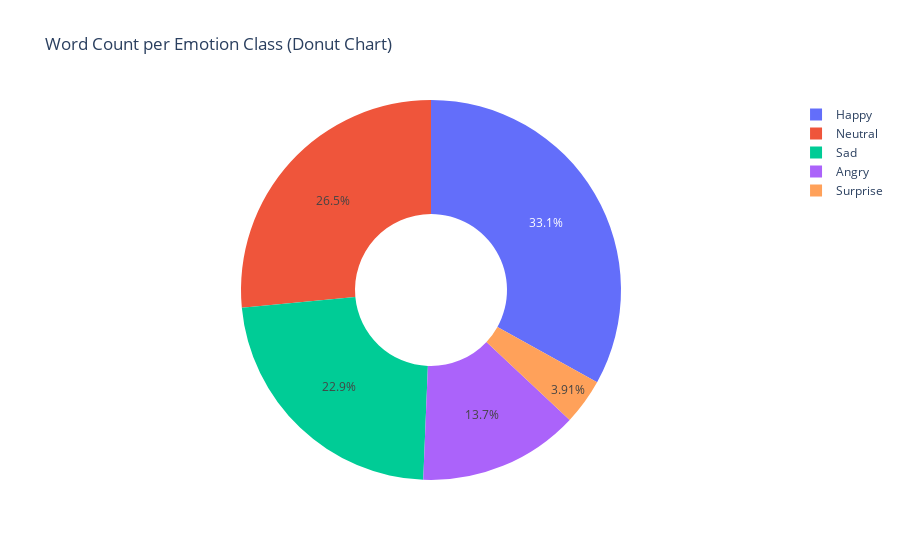

Notebook cell for this chart:
### Code cell
import pandas as pd
import plotly.express as px

# Assuming your data is already loaded into a DataFrame called `df`
# If not, load your data as shown in the previous example

# Function to count words in a text
def count_words(text):
    return len(text.split())

# Apply the word count function to the 'Text' column
df['Word_Count'] = df['Text'].apply(count_words)

# Group by 'Label' and sum the word counts
word_count_per_class = df.groupby('Label')['Word_Count'].sum().reset_index()

# Create a Donut Chart
fig = px.pie(word_count_per_class, values='Word_Count', names='Label', title='Word Count per Emotion Class (Donut Chart)', hole=0.4)

# Show the plot
fig.show()

### Figure 1 — Plotly figure (JSON) as saved in the notebook; plotly's stock layout.template omitted (floating-point values rounded to 4 significant figures)
{"data": [{"domain": {"x": [0, 1], "y": [0, 1]}, "hole": 0.4, "hovertemplate": "Label=%{label}<br>Word_Count=%{value}<extra></extra>", "labels": ["Angry", "Happy", "Neutral", "Sad", "Surprise"], "legendgroup": "", "name": "", "showlegend": true, "type": "pie", "values": [148421, 359044, 287615, 248180, 42438]}], "layout": {"legend": {"tracegroupgap": 0}, "title": {"text": "Word Count per Emotion Class (Donut Chart)"}}}
